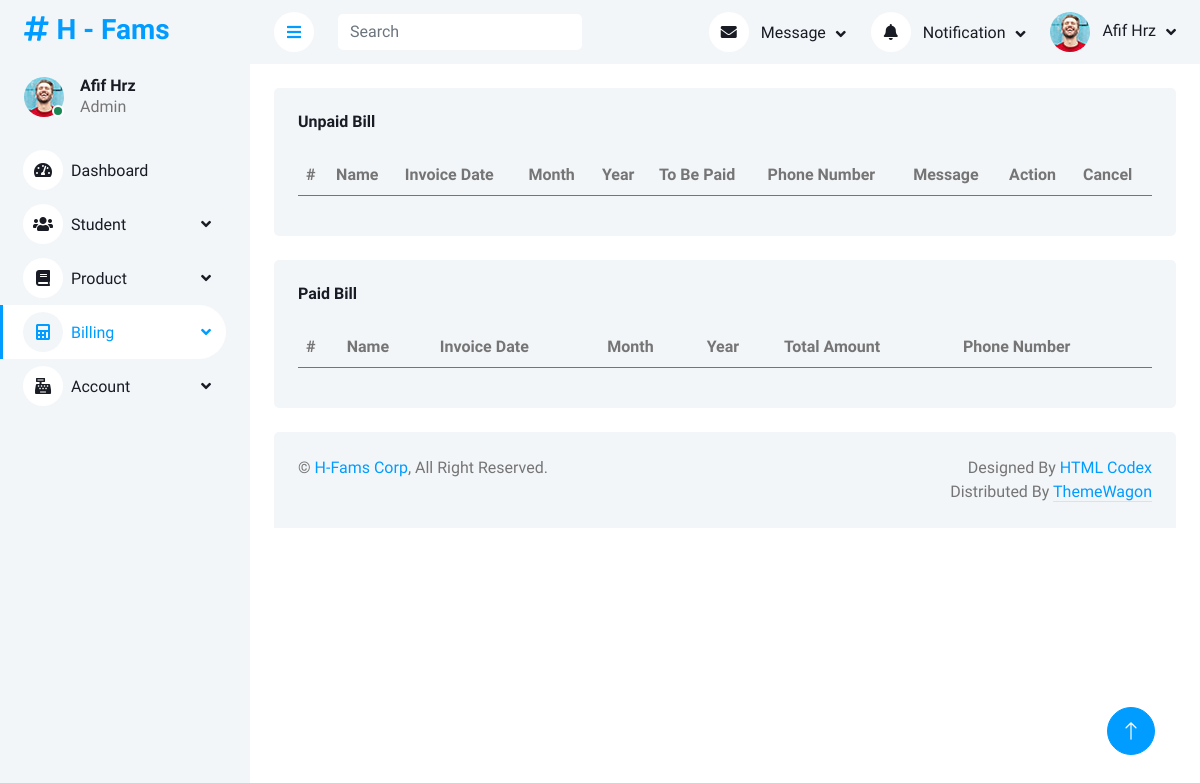
Page /billing/liststatusbill/ (signed in) on the earlier database version.
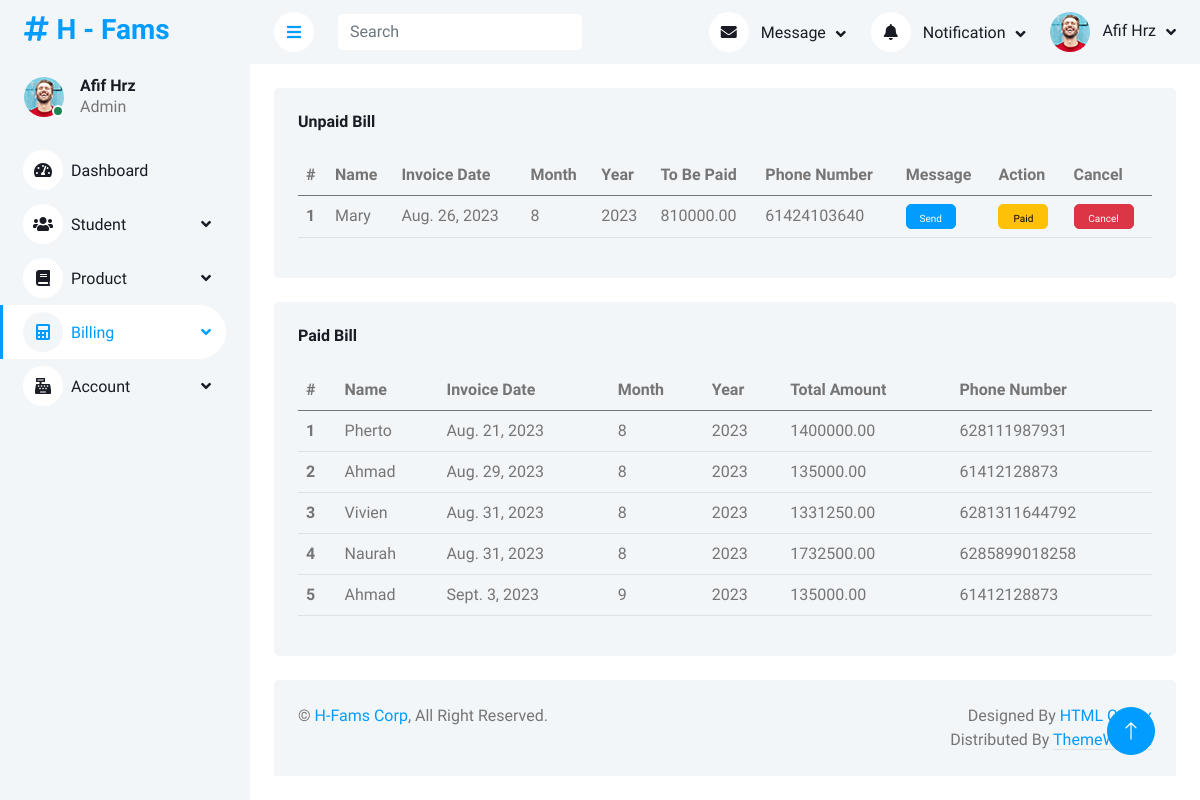
Same page on the later database version.
### billing/models.py (models this page shows)
class bll_trx_billing(models.Model):
    invoice_status = models.IntegerField(db_column="INVOICE_STATUS", default=0)
    invoice_date = models.DateField(default=datetime.date.today, db_column="INVOICE_DATE")
    total_amount = models.DecimalField(db_column="TOTAL_AMOUNT", decimal_places=2, max_digits=12)
    remarks = models.CharField(max_length=30, db_column="REMARKS")
    date_created = models.DateField(default=timezone.now, blank=True, db_column="DATE_CREATED")
    created_by = models.CharField(max_length=30, db_column="CREATED_BY")
    date_modified = models.DateField(blank=True, null=True, db_column="DATE_MODIFIED")
    modified_by = models.CharField(max_length=30, blank=True, null=True, db_column="MODIFIED_BY")
    std_trx_id = models.ForeignKey(std_trx, on_delete=models.RESTRICT, db_column="STD_TRX_ID")
    tobe_paid = models.DecimalField(db_column="TOBE_PAID", decimal_places=2, max_digits=12)
    month = models.IntegerField(db_column="MONTH")
    year = models.IntegerField(db_column="YEAR")
    periode = models.IntegerField(db_column="PERIODE")
    class Meta:
        db_table = 'BLL_TRX_BILLING'

### billing/views.py (the view)
# urls.py: path('liststatusbill/', views.liststatusbill_view, name='liststatusbill'),
@login_required(login_url='/login')
def liststatusbill_view(request):
    year = datetime.today().year
    month = datetime.today().month-1
    if len(str(month))==1:
        date = str(year)+"-0"+str(month)+"-"+"01"
    else:
        date = str(year)+"-"+str(month)+"-"+"01"
    total_day = calendar.monthrange(year, month)[1]
    enddate = str(year)+"-"+str(month)+"-"+ str(total_day)
    data_unpaid_bill = bll_trx_billing.objects.raw("""SELECT btb.ID, btb.INVOICE_DATE, btb.TOBE_PAID, btb.MONTH, btb.YEAR , sm.NAME, sm.BOOKED_PHONE  FROM BLL_TRX_BILLING btb
	JOIN STD_TRX st ON st.id = btb.STD_TRX_ID
	JOIN STD_MST sm ON sm.id = st.STD_MST_ID
	WHERE INVOICE_STATUS = 8
    ORDER BY TOBE_PAID DESC""")
    data_paid_bill = bll_trx_billing.objects.raw(f"""SELECT btb.ID, btb.INVOICE_DATE, btb.TOTAL_AMOUNT, btb.MONTH, btb.YEAR , sm.NAME, sm.BOOKED_PHONE  FROM BLL_TRX_BILLING btb
	JOIN STD_TRX st ON st.id = btb.STD_TRX_ID
	JOIN STD_MST sm ON sm.id = st.STD_MST_ID
	WHERE INVOICE_STATUS = 1 AND INVOICE_DATE >= '{date}'""")
    context = {
        'title':'H - Status Bill',
        'dashboard_active':'Billing',
        'datapaid':data_paid_bill,
        'dataunpaid':data_unpaid_bill
        }
    return render(request, 'billing/liststatusbill_view.html', context)

### billing/templates/billing/liststatusbill_view.html (shortened to what this page needs)
{% extends 'base_site.html' %}
{% load static %}
{% block content %}
<div class="container-fluid pt-4 px-4">
    <div class="row g-4">
        <div class="col-sm-12 col-xl-12">
            <div class="bg-light rounded h-100 p-4">
                <h6 class="mb-4">Unpaid Bill</h6>
                <table class="table table-hover">
                    <thead>
                        <tr>
                            <th scope="col">#</th>
                            <th scope="col">Name</th>
                            <th scope="col">Invoice Date</th>
                            <th scope="col">Month</th>
                            <th scope="col">Year</th>
                            <th scope="col">To Be Paid</th>
                            <th scope="col">Phone Number</th>
                            <th scope="col">Message</th>
                            <th scope="col">Action</th>
                            <th scope="col">Cancel</th>
                        </tr>
                    </thead>
                    <tbody>
                        {% for data in dataunpaid %}
                        <tr>
                            <th scope="row">{{forloop.counter}}</th>
                            <td>{{data.NAME}}</td>
                            <td>{{data.invoice_date}}</td>
                            <td>{{data.month}}</td>
                            <td>{{data.year}}</td>
                            <td>{{data.tobe_paid}}</td>
                            <td>{{data.BOOKED_PHONE}}</td>
                            <td>
                                <button type="button" class="btn btn-primary open-Send{{data.id}}" style="height:25px; width:50px; font-size:10px">Send</button>
                            </td>
                            <td>
                                <button type="button" class="btn btn-warning open-Paid{{data.id}}" style="height:25px; width:50px; font-size:10px">Paid</button>
                            </td>
                            <td>
                                <button type="button" class="btn btn-danger open-Cancel{{data.id}}" style="height:25px; width:60px; font-size:10px">Cancel</button>
                            </td>
                        </tr>
                        {% endfor %}
                    </tbody>
                </table>
            </div>
        </div>
        <div class="col-sm-12 col-xl-12">
            <div class="bg-light rounded h-100 p-4">
                <h6 class="mb-4">Paid Bill</h6>
                <table class="table table-hover">
                    <thead>
                        <tr>
                            <th scope="col">#</th>
                            <th scope="col">Name</th>
                            <th scope="col">Invoice Date</th>
                            <th scope="col">Month</th>
                            <th scope="col">Year</th>
                            <th scope="col">Total Amount</th>
                            <th scope="col">Phone Number</th>
                        </tr>
                    </thead>
                    <tbody>
                        {% for data in datapaid %}
                        <tr>
                            <th scope="row">{{forloop.counter}}</th>
                            <td>{{data.NAME}}</td>
                            <td>{{data.invoice_date}}</td>
                            <td>{{data.month}}</td>
                            <td>{{data.year}}</td>
                            <td>{{data.total_amount}}</td>
                            <td>{{data.BOOKED_PHONE}}</td>
                        </tr>
                        {% endfor %}
                    </tbody>
                </table>
            </div>
        </div>
    </div>
</div>
{% endblock content %}

Differences in the rows shown:
added bll_trx_billing: NAME "Mary", invoice_date "Aug. 26, 2023", month "8", year "2023", tobe_paid "810000.00", BOOKED_PHONE "61424103640", shown under "Unpaid Bill"
added bll_trx_billing: NAME "Pherto", invoice_date "Aug. 21, 2023", month "8", year "2023", total_amount "1400000.00", BOOKED_PHONE "628111987931", shown under "Paid Bill"
added bll_trx_billing: NAME "Ahmad", invoice_date "Aug. 29, 2023", month "8", year "2023", total_amount "135000.00", BOOKED_PHONE "61412128873", shown under "Paid Bill"
added bll_trx_billing: NAME "Vivien", invoice_date "Aug. 31, 2023", month "8", year "2023", total_amount "1331250.00", BOOKED_PHONE "6281311644792", shown under "Paid Bill"
added bll_trx_billing: NAME "Naurah", invoice_date "Aug. 31, 2023", month "8", year "2023", total_amount "1732500.00", BOOKED_PHONE "6285899018258", shown under "Paid Bill"
added bll_trx_billing: NAME "Ahmad", invoice_date "Sept. 3, 2023", month "9", year "2023", total_amount "135000.00", BOOKED_PHONE "61412128873", shown under "Paid Bill"
